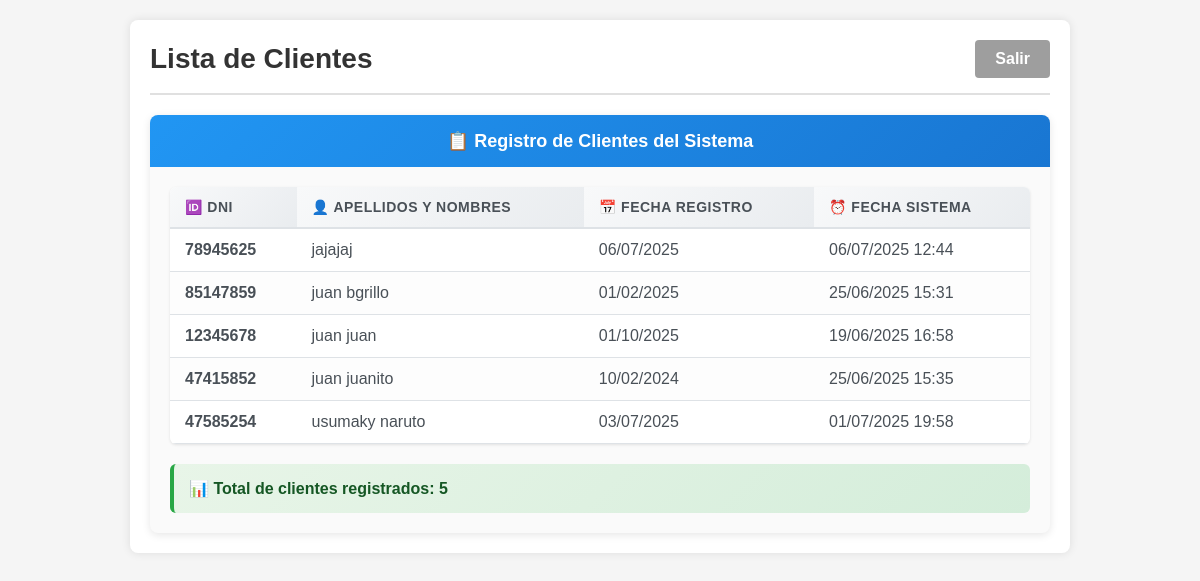
The app's page /clientes/ (signed in) with its own data.
### venta/models.py (models this page shows, shortened)
class Cliente(models.Model):
    id_cliente = models.CharField(
        max_length=8,
        primary_key=True,
        error_messages={'max_length': 'el texto debe tener 8 caracteres'},
        verbose_name="DNI"
    )
    ape_nombre = models.CharField(max_length=80, verbose_name="Apellidos y Nombres")
    fec_registro = models.DateField(verbose_name="Fecha de Registro")
    fec_sistema = models.DateTimeField(auto_now=True, verbose_name="Fecha de Sistema")
    class Meta:
        verbose_name = "Cliente"
        verbose_name_plural = "Clientes"
        ordering = ['ape_nombre']

### venta/views.py (the view)
# urls.py: path('clientes/', consulta_clientes, name='lista_clientes'),
@login_required
@permission_required('venta.view_cliente', raise_exception=True)
def consulta_clientes(request):
    if not (request.user.is_superuser or
            request.user.groups.filter(name='grp_cliente').exists() or
            request.user.has_perm('venta.view_cliente')):
        return HttpResponseForbidden('No tiene permisos para ingresar aquí')
    clientes = Cliente.objects.all().order_by('ape_nombre')
    context = {
        'clientes': clientes,
        'titulo': 'Lista de Clientes',
        'mensaje': 'Listado completo de clientes'
    }
    return render(request, 'venta/clientes/lista_clientes.html', context)

### venta/templates/venta/clientes/lista_clientes.html (shortened to what this page needs)
<!DOCTYPE html>
<html lang="es">
<head>
</head>
<body>
    <div class="container">
        <div class="header-section">
            <h1>{{ titulo }}</h1>
            <a href="/" class="btn-exit">Salir</a>
        </div>
        <div class="table-container">
            <div class="table-header">
                <h2>📋 Registro de Clientes del Sistema</h2>
            </div>
            <div class="table-content">
                <table>
                    <thead>
                        <tr>
                            <th>🆔 DNI</th>
                            <th>👤 Apellidos y Nombres</th>
                            <th>📅 Fecha Registro</th>
                            <th>⏰ Fecha Sistema</th>
                        </tr>
                    </thead>
                    <tbody>
                        {% for cliente in clientes %}
                        <tr>
                            <td><strong>{{ cliente.id_cliente }}</strong></td>
                            <td>{{ cliente.ape_nombre }}</td>
                            <td>{{ cliente.fec_registro|date:"d/m/Y" }}</td>
                            <td>{{ cliente.fec_sistema|date:"d/m/Y H:i" }}</td>
                        </tr>
                        {% empty %}
                        <tr>
                            <td colspan="4" class="empty-state">
                                📭 No hay clientes registrados en el sistema
                            </td>
                        </tr>
                        {% endfor %}
                    </tbody>
                </table>
                {% if clientes %}
                <div class="stats-section">
                    <p class="stats-text">
                        📊 Total de clientes registrados: {{ clientes|length }}
                    </p>
                </div>
                {% endif %}
            </div>
        </div>
    </div>
</body>
</html>

### venta/templates/venta/clientes/lista_clientes.html (style rules this page uses)
body { font-family: Arial, sans-serif; margin: 20px; background-color: #f5f5f5; }
.container { max-width: 900px; margin: 0 auto; background: white; padding: 20px; border-radius: 8px; box-shadow: 0 0 10px rgba(0,0,0,0.1); }
.header-section { display: flex; justify-content: space-between; align-items: center; margin-bottom: 20px; padding-bottom: 15px; border-bottom: 2px solid #e0e0e0; }
.header-section h1 { margin: 0; color: #333; font-size: 28px; }
.btn-exit { background-color: #9E9E9E; color: white; padding: 10px 20px; border: none; border-radius: 4px; cursor: pointer; font-weight: bold; text-decoration: none; display: inline-block; }
.table-container { background: #fafafa; border-radius: 8px; overflow: hidden; box-shadow: 0 2px 8px rgba(0,0,0,0.1); }
.table-header { background: linear-gradient(135deg, #2196F3, #1976D2); color: white; padding: 15px 20px; text-align: center; }
.table-header h2 { margin: 0; font-size: 18px; font-weight: 600; }
.table-content { padding: 20px; }
table { border-collapse: collapse; width: 100%; background: white; border-radius: 6px; overflow: hidden; box-shadow: 0 1px 3px rgba(0,0,0,0.1); }
th { background: linear-gradient(135deg, #f8f9fa, #e9ecef); color: #495057; font-weight: bold; padding: 12px 15px; text-align: left; border-bottom: 2px solid #dee2e6; font-size: 14px; text-transform: uppercase; letter-spacing: 0.5px; }
td { padding: 12px 15px; border-bottom: 1px solid #dee2e6; color: #495057; transition: background-color 0.2s ease; }
tr:nth-child(even) { background-color: #fdfdfd; }
.stats-section { margin-top: 20px; padding: 15px; background: linear-gradient(135deg, #e8f5e8, #d4edda); border-radius: 6px; border-left: 4px solid #28a745; }
.stats-text { margin: 0; color: #155724; font-weight: 600; }

### records on screen
Cliente: id_cliente "78945625", ape_nombre "jajajaj", fec_registro "06/07/2025", fec_sistema "06/07/2025 12:44"
Cliente: id_cliente "85147859", ape_nombre "juan bgrillo", fec_registro "01/02/2025", fec_sistema "25/06/2025 15:31"
Cliente: id_cliente "12345678", ape_nombre "juan juan", fec_registro "01/10/2025", fec_sistema "19/06/2025 16:58"
Cliente: id_cliente "47415852", ape_nombre "juan juanito", fec_registro "10/02/2024", fec_sistema "25/06/2025 15:35"
Cliente: id_cliente "47585254", ape_nombre "usumaky naruto", fec_registro "03/07/2025", fec_sistema "01/07/2025 19:58"

### other values on screen
{{ titulo }} "Lista de Clientes"
{{ clientes|length }} "5"
